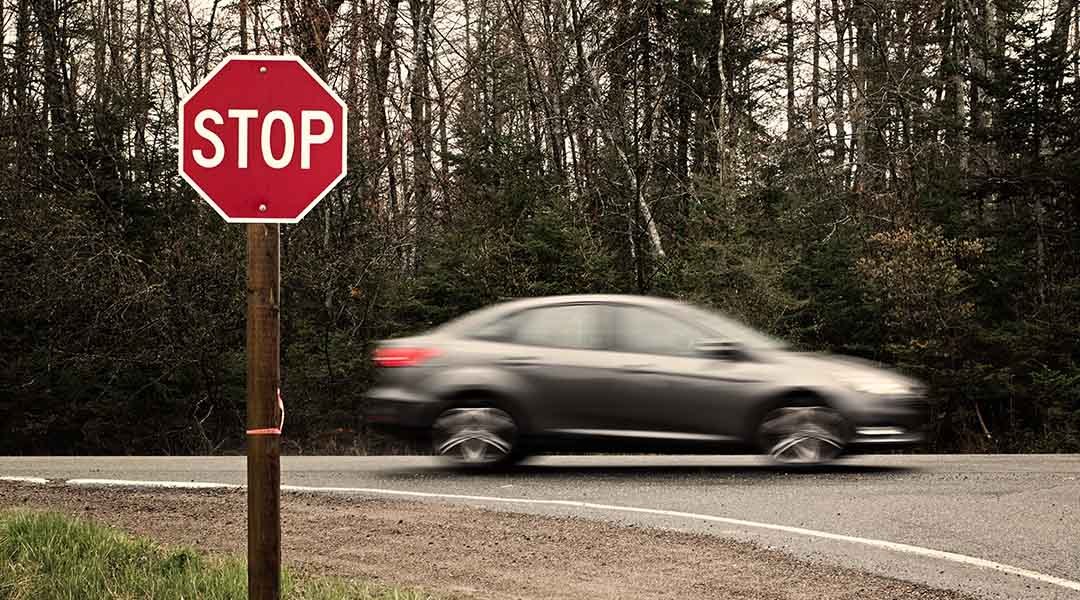
#> input picture images/stop_sign.jpg, 1080 x 600 px
$ python 'stop sign object detection.py'
#> lines starting #> are read from the running program, lines starting #| are printed output that depends on the picture
#object detection
#object detection of a stop sign
#download the XML file from GFG and download any stopsign image from the net and run
import cv2
from matplotlib import pyplot as plt

fig=plt.figure(figsize=(8,8))

image=cv2.imread("images/stop_sign.jpg")
#> image is the input picture: shape (600, 1080, 3); mean B, G, R 67.9, 81.2, 94.3

img1=cv2.cvtColor(image,cv2.COLOR_BGR2RGB)
img11=img1
img2=cv2.cvtColor(image,cv2.COLOR_BGR2GRAY)
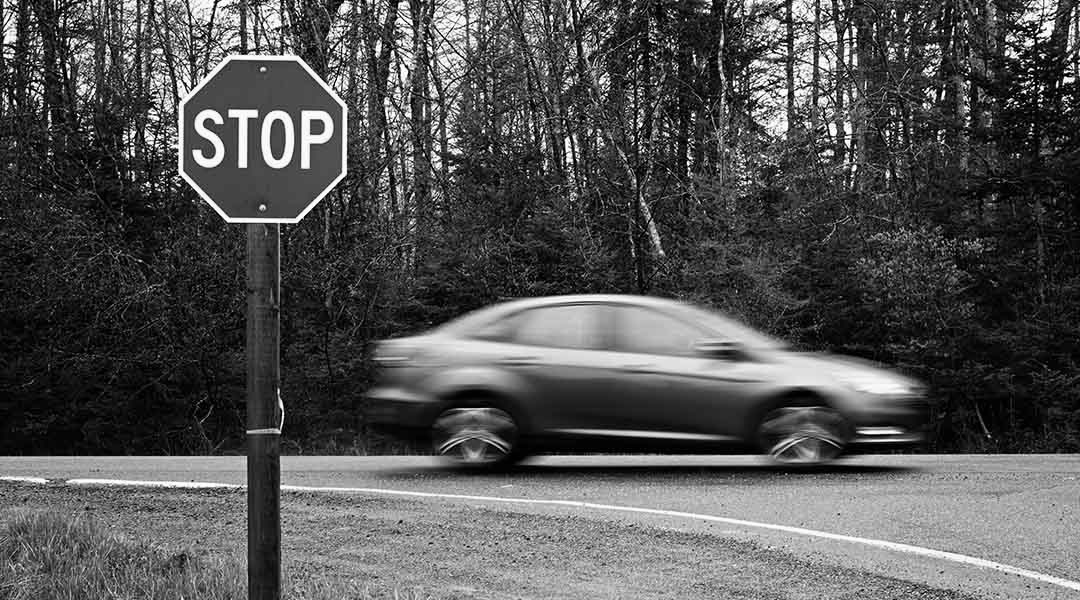
#> img2: shape (600, 1080); min 0, max 254, mean 83.6

fig.add_subplot(121)
plt.imshow(img1)
plt.title("Original Image")

#here we are importing the xml file for detecting a stop sign
#minSize prevents the false detections under that specific size
xml_data=cv2.CascadeClassifier('stop_data.xml')
found=xml_data.detectMultiScale(img2,minSize=(25,25))
#> found = [[169, 40, 198, 198]]

#checking if the stop sign was found
len_found=len(found)
#> len_found = 1
if len_found!=0: #stop sign exists
    for(column, row, width, height) in found:
        cv2.rectangle(img11,(column,row),(column+width,row+height),(0,255,0),4)
#> this loop made 1 pass
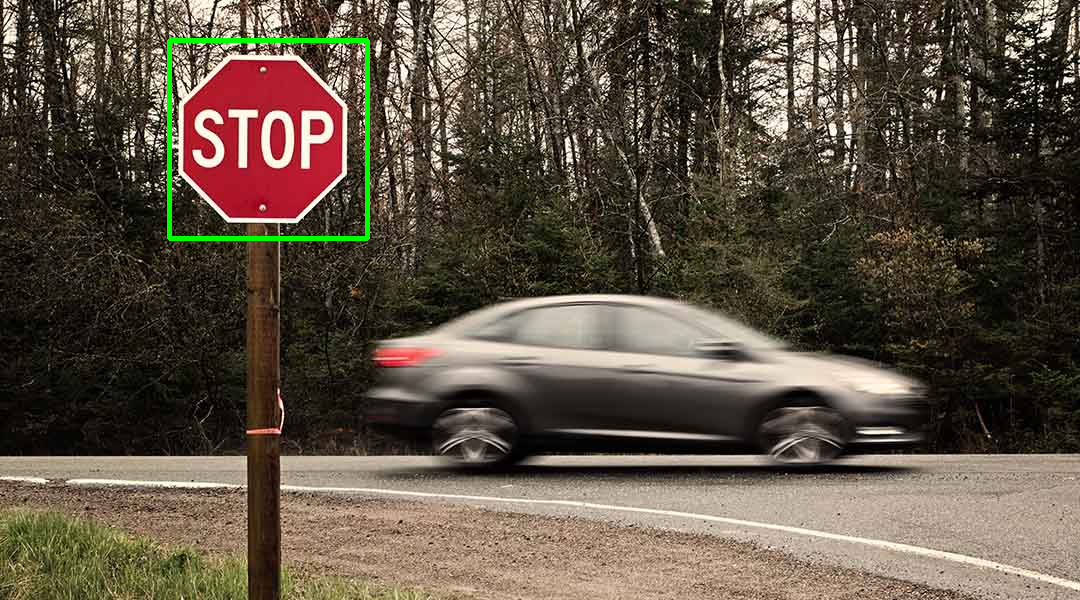
#> img11: shape (600, 1080, 3); mean R, G, B 93.7, 82.3, 67.5

fig.add_subplot(122)
plt.imshow(img11)
plt.title('Object Detected')
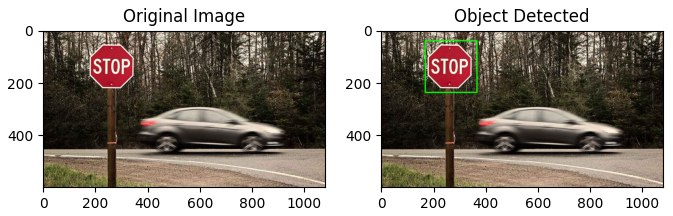
#> figure drawn by matplotlib, 2 panels

$ run again, with images/medical.jpg copied over images/stop_sign.jpg
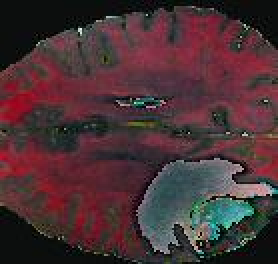
#> input picture images/medical.jpg, 139 x 132 px (shown 2 times larger)
#> image is the input picture: shape (132, 139, 3); mean B, G, R 53.4, 49.6, 73.9
#> `img2=cv2.cvtColor(image,cv2.COLOR_BGR2GRAY)`:
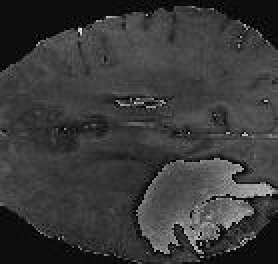
#> img2: shape (132, 139) (shown 2 times larger); min 0, max 239, mean 57.3
#> found = ()
#> len_found = 0
#> `plt.title('Object Detected')`:
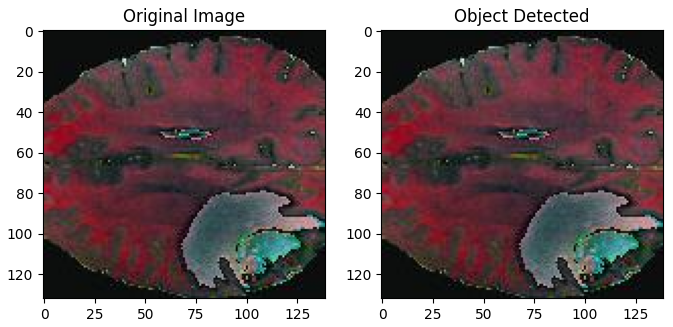
#> figure drawn by matplotlib, 2 panels
